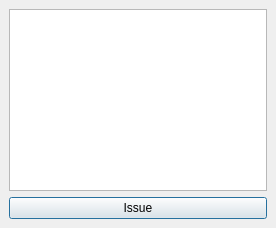
<?xml version="1.0" encoding="UTF-8"?>
<ui version="4.0">
 <class>ManageGold</class>
 <widget class="QDialog" name="ManageGold">
  <property name="geometry">
   <rect>
    <x>0</x>
    <y>0</y>
    <width>276</width>
    <height>228</height>
   </rect>
  </property>
  <property name="windowTitle">
   <string>Dialog</string>
  </property>
  <layout class="QGridLayout" name="gridLayout">
   <property name="leftMargin">
    <number>0</number>
   </property>
   <property name="topMargin">
    <number>0</number>
   </property>
   <property name="rightMargin">
    <number>0</number>
   </property>
   <property name="bottomMargin">
    <number>0</number>
   </property>
   <property name="spacing">
    <number>4</number>
   </property>
   <item row="0" column="0">
    <widget class="QStackedWidget" name="stackedWidget">
     <property name="currentIndex">
      <number>0</number>
     </property>
     <widget class="QWidget" name="page">
      <layout class="QGridLayout" name="gridLayout_2">
       <item row="1" column="0">
        <widget class="QPushButton" name="pushButton">
         <property name="text">
          <string>Issue</string>
         </property>
        </widget>
       </item>
       <item row="0" column="0">
        <widget class="QTableWidget" name="fillingIssueTableWidget"/>
       </item>
      </layout>
     </widget>
     <widget class="QWidget" name="page_2">
      <layout class="QGridLayout" name="gridLayout_3">
       <item row="2" column="0">
        <widget class="QLabel" name="label_2">
         <property name="text">
          <string>Weight:</string>
         </property>
        </widget>
       </item>
       <item row="2" column="1" colspan="4">
        <widget class="QLineEdit" name="weightLineEdit"/>
       </item>
       <item row="3" column="4">
        <widget class="QPushButton" name="issueAddPushButton">
         <property name="text">
          <string>Add</string>
         </property>
        </widget>
       </item>
       <item row="4" column="4">
        <spacer name="verticalSpacer">
         <property name="orientation">
          <enum>Qt::Orientation::Vertical</enum>
         </property>
         <property name="sizeHint" stdset="0">
          <size>
           <width>20</width>
           <height>40</height>
          </size>
         </property>
        </spacer>
       </item>
       <item row="3" column="2">
        <spacer name="horizontalSpacer_3">
         <property name="orientation">
          <enum>Qt::Orientation::Horizontal</enum>
         </property>
         <property name="sizeHint" stdset="0">
          <size>
           <width>40</width>
           <height>20</height>
          </size>
         </property>
        </spacer>
       </item>
       <item row="3" column="0">
        <spacer name="horizontalSpacer">
         <property name="orientation">
          <enum>Qt::Orientation::Horizontal</enum>
         </property>
         <property name="sizeHint" stdset="0">
          <size>
           <width>40</width>
           <height>20</height>
          </size>
         </property>
        </spacer>
       </item>
       <item row="3" column="1">
        <spacer name="horizontalSpacer_2">
         <property name="orientation">
          <enum>Qt::Orientation::Horizontal</enum>
         </property>
         <property name="sizeHint" stdset="0">
          <size>
           <width>40</width>
           <height>20</height>
          </size>
         </property>
        </spacer>
       </item>
       <item row="1" column="0" colspan="5">
        <widget class="QComboBox" name="typeComboBox"/>
       </item>
       <item row="0" column="4">
        <spacer name="verticalSpacer_2">
         <property name="orientation">
          <enum>Qt::Orientation::Vertical</enum>
         </property>
         <property name="sizeHint" stdset="0">
          <size>
           <width>20</width>
           <height>40</height>
          </size>
         </property>
        </spacer>
       </item>
       <item row="3" column="3">
        <spacer name="horizontalSpacer_4">
         <property name="orientation">
          <enum>Qt::Orientation::Horizontal</enum>
         </property>
         <property name="sizeHint" stdset="0">
          <size>
           <width>40</width>
           <height>20</height>
          </size>
         </property>
        </spacer>
       </item>
      </layout>
     </widget>
    </widget>
   </item>
  </layout>
 </widget>
 <resources/>
 <connections/>
</ui>
